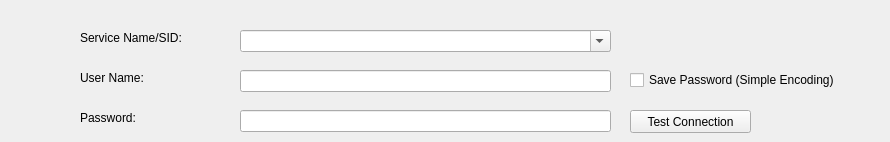
      <widget class="QWidget" name="oracleSourceTab">
       <attribute name="title">
        <string>Source - Oracle</string>
       </attribute>
       <widget class="QLabel" name="label_26">
        <property name="geometry">
         <rect>
          <x>80</x>
          <y>30</y>
          <width>141</width>
          <height>16</height>
         </rect>
        </property>
        <property name="text">
         <string>Service Name/SID:</string>
        </property>
       </widget>
       <widget class="QComboBox" name="oracleSidComboBox">
        <property name="geometry">
         <rect>
          <x>240</x>
          <y>30</y>
          <width>371</width>
          <height>22</height>
         </rect>
        </property>
        <property name="editable">
         <bool>true</bool>
        </property>
       </widget>
       <widget class="QLabel" name="label_27">
        <property name="geometry">
         <rect>
          <x>80</x>
          <y>70</y>
          <width>111</width>
          <height>16</height>
         </rect>
        </property>
        <property name="text">
         <string>User Name:</string>
        </property>
       </widget>
       <widget class="QLineEdit" name="oracleUserNameLineEdit">
        <property name="geometry">
         <rect>
          <x>240</x>
          <y>70</y>
          <width>371</width>
          <height>22</height>
         </rect>
        </property>
       </widget>
       <widget class="QLabel" name="label_28">
        <property name="geometry">
         <rect>
          <x>80</x>
          <y>110</y>
          <width>141</width>
          <height>16</height>
         </rect>
        </property>
        <property name="text">
         <string>Password:</string>
        </property>
       </widget>
       <widget class="QLineEdit" name="oraclePasswordLineEdit">
        <property name="geometry">
         <rect>
          <x>240</x>
          <y>110</y>
          <width>371</width>
          <height>22</height>
         </rect>
        </property>
        <property name="echoMode">
         <enum>QLineEdit::Password</enum>
        </property>
       </widget>
       <widget class="QPushButton" name="s_oracleTestConnectionButton">
        <property name="enabled">
         <bool>true</bool>
        </property>
        <property name="geometry">
         <rect>
          <x>630</x>
          <y>110</y>
          <width>121</width>
          <height>23</height>
         </rect>
        </property>
        <property name="text">
         <string>Test Connection</string>
        </property>
       </widget>
       <widget class="QCheckBox" name="oracleSavePasswordCheckBox">
        <property name="enabled">
         <bool>true</bool>
        </property>
        <property name="geometry">
         <rect>
          <x>630</x>
          <y>70</y>
          <width>251</width>
          <height>20</height>
         </rect>
        </property>
        <property name="text">
         <string>Save Password (Simple Encoding)</string>
        </property>
       </widget>
       <widget class="QLabel" name="label_22">
        <property name="geometry">
         <rect>
          <x>70</x>
          <y>-60</y>
          <width>53</width>
          <height>16</height>
         </rect>
        </property>
        <property name="text">
         <string>TextLabel</string>
        </property>
       </widget>
      </widget>
